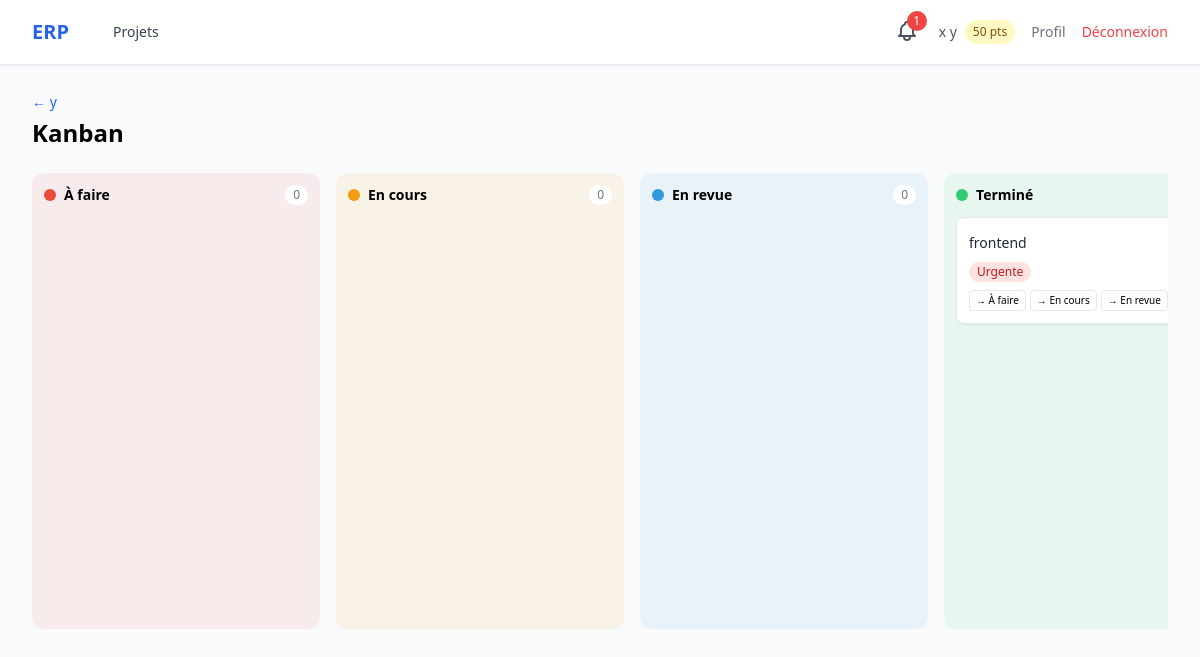
Page /projects/2/kanban/ (signed in) on the committed database.
### accounts/models.py (models this page shows, shortened)
class User(AbstractUser):
    class Role(models.TextChoices):
        ADMIN = 'admin', 'Administrateur'
        HR_MANAGER = 'hr_manager', 'Responsable RH'
        PROJECT_MANAGER = 'project_manager', 'Chef de Projet'
        TEAM_MEMBER = 'team_member', "Membre d'Équipe"
    role = models.CharField(max_length=20, choices=Role.choices, default=Role.TEAM_MEMBER)
    skills = models.TextField(blank=True, help_text="Compétences séparées par des virgules")
    avatar = models.ImageField(upload_to='avatars/', blank=True, null=True)
    reward_points = models.IntegerField(default=0)
    department = models.ForeignKey(
        Department, on_delete=models.SET_NULL, null=True, blank=True,
        related_name='members', verbose_name="Département"
    )
    @property
    def is_hr(self):
        return self.role == self.Role.HR_MANAGER
    @property
    def is_project_manager(self):
        return self.role == self.Role.PROJECT_MANAGER

### projects/models.py (models this page shows, shortened)
class Project(models.Model):
    name = models.CharField(max_length=200, verbose_name="Nom du projet")
    description = models.TextField(blank=True, verbose_name="Description")
    start_date = models.DateField(verbose_name="Date de début")
    end_date = models.DateField(verbose_name="Date de fin")
    manager = models.ForeignKey(settings.AUTH_USER_MODEL, on_delete=models.CASCADE,
                                 related_name='managed_projects')
    members = models.ManyToManyField(settings.AUTH_USER_MODEL, blank=True,
                                     related_name='projects')
    created_at = models.DateTimeField(auto_now_add=True)
    class Meta:
        ordering = ['-created_at']
        verbose_name = "Projet"

class TaskStatus(models.Model):
    project = models.ForeignKey(Project, on_delete=models.CASCADE, related_name='statuses')
    name = models.CharField(max_length=50)
    slug = models.SlugField(max_length=50)
    order = models.IntegerField(default=0)
    color = models.CharField(max_length=7, default='#3498db', help_text="Hex color")
    class Meta:
        ordering = ['order']
        verbose_name = "Statut de tâche"
        unique_together = ('project', 'slug')

class Task(models.Model):
    class Priority(models.TextChoices):
        LOW = 'low', 'Basse'
        MEDIUM = 'medium', 'Moyenne'
        HIGH = 'high', 'Haute'
        URGENT = 'urgent', 'Urgente'
    class TimeSlot(models.TextChoices):
        MORNING = 'morning', 'Matin'
        AFTERNOON = 'afternoon', 'Après-midi'
    project = models.ForeignKey(Project, on_delete=models.CASCADE, related_name='tasks')
    title = models.CharField(max_length=200, verbose_name="Titre")
    description = models.TextField(blank=True, verbose_name="Description")
    status = models.CharField(max_length=50, default='todo', verbose_name="Statut")
    priority = models.CharField(max_length=10, choices=Priority.choices,
                                 default=Priority.MEDIUM)
    time_slot = models.CharField(max_length=10, choices=TimeSlot.choices,
                                  blank=True, verbose_name="Créneau")
    assigned_to = models.ManyToManyField(settings.AUTH_USER_MODEL, blank=True,
                                          related_name='assigned_tasks')
    deadline = models.DateField(null=True, blank=True, verbose_name="Échéance")
    points = models.IntegerField(default=10, verbose_name="Points de récompense")
    completed_at = models.DateTimeField(null=True, blank=True)
    created_at = models.DateTimeField(auto_now_add=True)
    updated_at = models.DateTimeField(auto_now=True)
    class Meta:
        ordering = ['-priority', 'deadline']
        verbose_name = "Tâche"

### projects/views.py (the view)
# urls.py: path('<int:pk>/kanban/', views.kanban_board, name='kanban_board'),
@login_required
def kanban_board(request, pk):
    project = get_object_or_404(Project, pk=pk)
    _ensure_default_statuses(project)
    statuses = project.statuses.all()
    columns = []
    for s in statuses:
        tasks = project.tasks.filter(status=s.slug)
        columns.append({'status': s, 'tasks': tasks})
    return render(request, 'projects/kanban.html', {'project': project, 'columns': columns})

### notifications/context_processors.py (called while the page is built)
def unread_notifications_count(request):
    if request.user.is_authenticated:
        count = request.user.notifications.filter(is_read=False).count()
    else:
        count = 0
    return {'unread_notifications_count': count}

### projects/views.py (called while the page is built)
def _ensure_default_statuses(project):
    if not project.statuses.exists():
        defaults = [
            ('À faire', 'todo', 0, '#e74c3c'),
            ('En cours', 'in_progress', 1, '#f39c12'),
            ('En revue', 'review', 2, '#3498db'),
            ('Terminé', 'done', 3, '#2ecc71'),
        ]
        for name, slug, order, color in defaults:
            TaskStatus.objects.create(project=project, name=name, slug=slug,
                                      order=order, color=color)

### templates/projects/kanban.html (shortened to what this page needs)
{% extends 'base.html' %}
{% block content %}
<div class="flex justify-between items-center mb-6">
    <div>
        <a href="{% url 'projects:project_detail' project.pk %}" class="text-blue-600 text-sm hover:underline">← {{ project.name }}</a>
        <h1 class="text-2xl font-bold mt-1">Kanban</h1>
    </div>
</div>
<div id="kanban-board" class="flex gap-4 overflow-x-auto pb-4">
    {% include 'projects/partials/kanban_columns.html' %}
</div>
{% endblock %}

### templates/base.html (shortened to what this page needs)
<!doctype html>
<html lang="fr" class="h-full bg-gray-50">
  <head>
    <script src="https://cdn.tailwindcss.com"></script>
  </head>
  <body class="h-full" hx-headers='{"X-CSRFToken": "{{ csrf_token }}"}'>
    <div class="min-h-full">
      <nav class="bg-white shadow-sm border-b">
        <div class="mx-auto max-w-7xl px-4 sm:px-6 lg:px-8">
          <div class="flex h-16 items-center justify-between">
            <div class="flex items-center space-x-8">
              <a
                href="{% url 'projects:dashboard' %}"
                class="text-xl font-bold text-blue-600"
                >ERP</a
              >
              {% if user.is_authenticated %}
              <div class="flex space-x-4">
                <a
                  href="{% url 'projects:dashboard' %}"
                  class="text-gray-700 hover:text-blue-600 px-3 py-2 text-sm font-medium"
                  >Projets</a
                >
              </div>
              {% endif %}
            </div>
            <div class="flex items-center space-x-4">
              {% if user.is_authenticated %}
              <div class="relative" id="notif-wrapper">
                <button
                  id="notif-btn"
                  onclick="toggleNotif(event)"
                  hx-get="{% url 'notifications:dropdown' %}"
                  hx-target="#notif-dropdown-panel"
                  hx-swap="innerHTML"
                  hx-trigger="click"
                  class="relative text-gray-600 hover:text-blue-600 p-1"
                >
                  {% if unread_notifications_count %}
                  <span id="notif-badge" class="absolute -top-1 -right-1 bg-red-500 text-white text-xs rounded-full w-5 h-5 flex items-center justify-center">{{ unread_notifications_count }}</span>
                  {% endif %}
                </button>
              </div>
              <div class="flex items-center space-x-2">
                <span class="text-sm text-gray-600"
                  >{{ user.get_full_name|default:user.username }}</span
                >
                <span
                  class="bg-yellow-100 text-yellow-800 text-xs px-2 py-1 rounded-full"
                  >{{ user.reward_points }} pts</span
                >
              </div>
              <a
                href="{% url 'accounts:profile' %}"
                class="text-sm text-gray-500 hover:text-blue-600"
                >Profil</a
              >
              <a
                href="{% url 'accounts:logout' %}"
                class="text-sm text-red-500 hover:text-red-700"
                >Déconnexion</a
              >
              {% else %}
              <a
                href="{% url 'accounts:login' %}"
                class="text-sm text-blue-600 hover:text-blue-800 font-medium"
                >Connexion</a
              >
              {% endif %}
            </div>
          </div>
        </div>
      </nav>
      <main class="mx-auto max-w-7xl px-4 sm:px-6 lg:px-8 py-6">
        {% block content %}{% endblock %}
      </main>
    </div>
  </body>
</html>

### templates/projects/partials/kanban_columns.html (shortened to what this page needs)
{% for col in columns %}
<div class="flex-shrink-0 w-72">
    <div class="rounded-xl p-3" style="background-color: {{ col.status.color }}15;">
        <div class="flex items-center justify-between mb-3">
            <h3 class="font-semibold text-sm flex items-center">
                <span class="w-3 h-3 rounded-full mr-2" style="background-color: {{ col.status.color }};"></span>
                {{ col.status.name }}
            </h3>
            <span class="text-xs bg-white rounded-full px-2 py-0.5 text-gray-500">{{ col.tasks.count }}</span>
        </div>
        <div class="space-y-2 kanban-column">
            {% for task in col.tasks %}
            <div class="bg-white rounded-lg shadow-sm border p-3 hover:shadow-md transition">
                <a href="{% url 'projects:task_detail' task.pk %}"
                    class="font-medium text-sm text-gray-800 hover:text-blue-600">{{ task.title }}</a>
                <div class="flex justify-between items-center mt-2">
                    <span class="text-xs px-2 py-0.5 rounded-full
                        {% if task.priority == 'urgent' %}bg-red-100 text-red-700
                        {% elif task.priority == 'high' %}bg-orange-100 text-orange-700
                        {% elif task.priority == 'medium' %}bg-yellow-100 text-yellow-700
                        {% else %}bg-gray-100 text-gray-600{% endif %}">
                        {{ task.get_priority_display }}
                    </span>
                </div>
                <div class="flex flex-wrap gap-1 mt-2">
                    {% for move_col in columns %}
                    {% if move_col.status.slug != col.status.slug %}
                    <button hx-post="{% url 'projects:task_move' task.pk %}"
                        hx-vals='{"status": "{{ move_col.status.slug }}"}' hx-target="#kanban-board" hx-swap="innerHTML"
                        class="text-[10px] px-1.5 py-0.5 rounded border hover:bg-gray-100"
                        title="Déplacer vers {{ move_col.status.name }}">
                        → {{ move_col.status.name|truncatechars:8 }}
                    </button>
                    {% endif %}
                    {% endfor %}
                </div>
            </div>
            {% endfor %}
        </div>
    </div>
</div>
{% endfor %}

### templates/projects/kanban.html (style rules this page uses)
.kanban-column { min-height: 400px; }

### rows in the picture
User: get_full_name "x y", reward_points "50"
Project: name "y"
TaskStatus: status.name "À faire", tasks.count "0"
TaskStatus: status.name "En cours", tasks.count "0"
TaskStatus: status.name "En revue", tasks.count "0"
TaskStatus: status.name "Terminé"
Task: title "frontend", priority "Urgente"

### other values in the picture
{{ unread_notifications_count }} "1"
